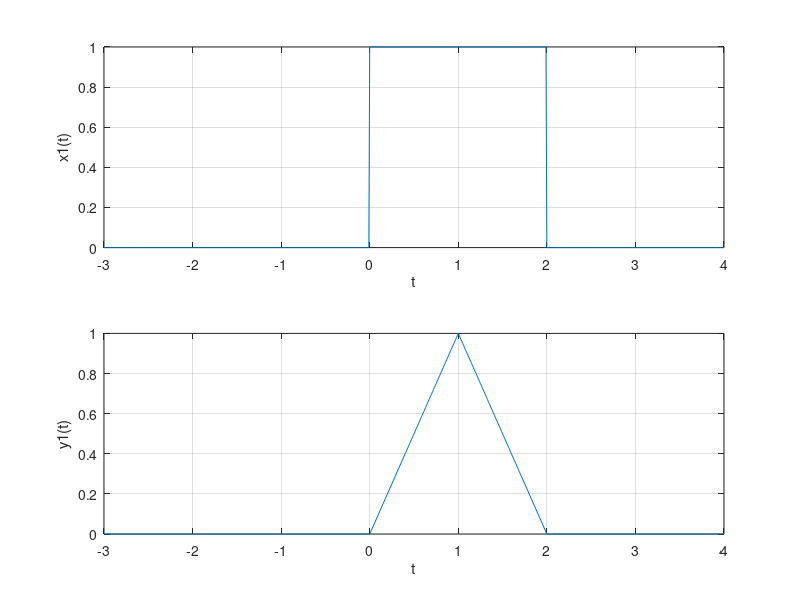
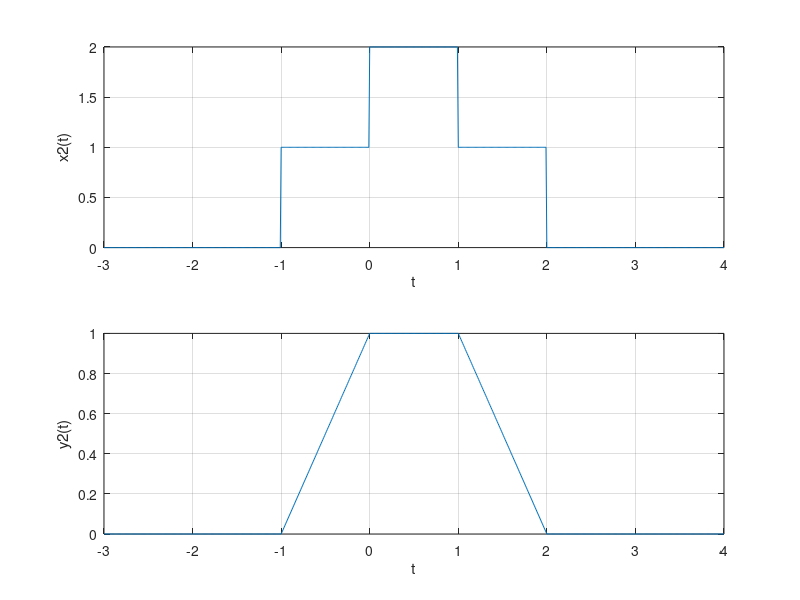
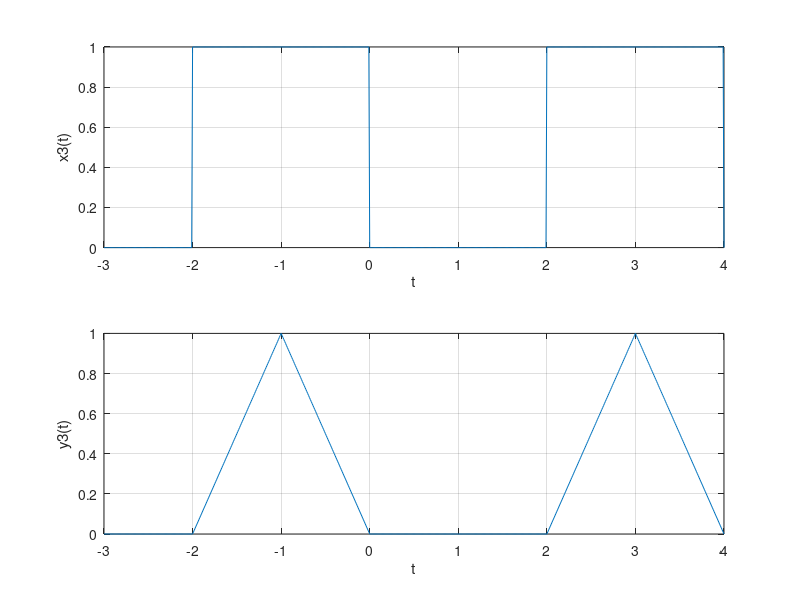
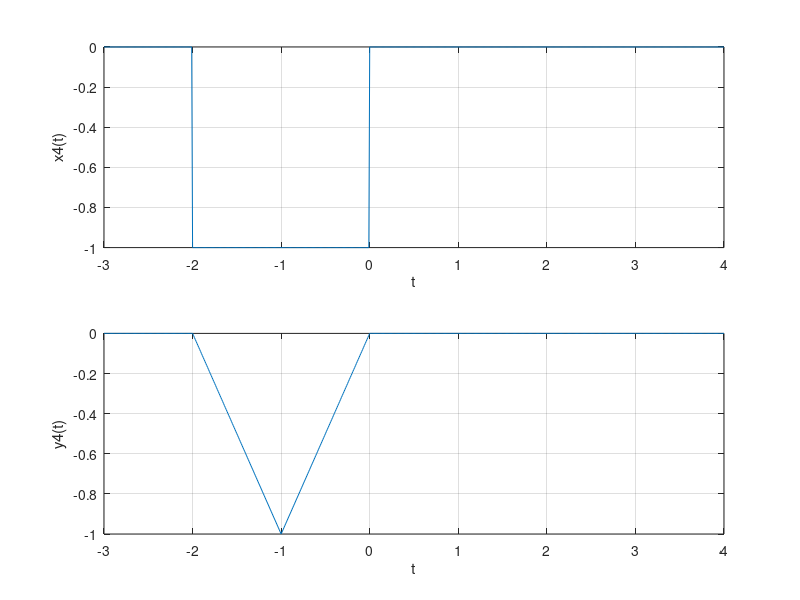

Write the MATLAB code that produced these figures, in order.
t = -3:0.01:4;
u = @(t)(t>=0);
x1 = @(t)(u(t)-u(t-2));
y1 = @(t)((t.*(u(t)-u(t-1))) + ((2-t).*(u(t-1)-u(t-2))));
subplot(211),plot(t,x1(t));
axis tight; xlabel('t'),ylabel('x1(t)'); grid;
subplot(212),plot(t,y1(t));
axis tight; xlabel('t'),ylabel('y1(t)'); grid;

figure()
x2 = x1(t+1) + x1(t);
y2 = y1(t+1) + y1(t);
subplot(211),plot(t,x2);
axis tight; xlabel('t'),ylabel('x2(t)'); grid;
subplot(212),plot(t,y2);
axis tight; xlabel('t'),ylabel('y2(t)'); grid;

figure()
x3 = x1(t+2) + x1(t-2);
y3 = y1(t+2) + y1(t-2);
subplot(211),plot(t,x3);
axis tight; xlabel('t'),ylabel('x3(t)'); grid;
subplot(212),plot(t,y3);
axis tight; xlabel('t'),ylabel('y3(t)'); grid;

figure()
x4 = -x1(t+2);
y4 = -y1(t+2);
subplot(211),plot(t,x4);
axis tight; xlabel('t'),ylabel('x4(t)'); grid;
subplot(212),plot(t,y4);
axis tight; xlabel('t'),ylabel('y4(t)'); grid;

figure()
x5 = -x1(t);
y5 = -y1(t);
subplot(211),plot(t,x5);
axis tight; xlabel('t'),ylabel('x5(t)'); grid;
subplot(212),plot(t,y5);
axis tight; xlabel('t'),ylabel('y5(t)'); grid;
